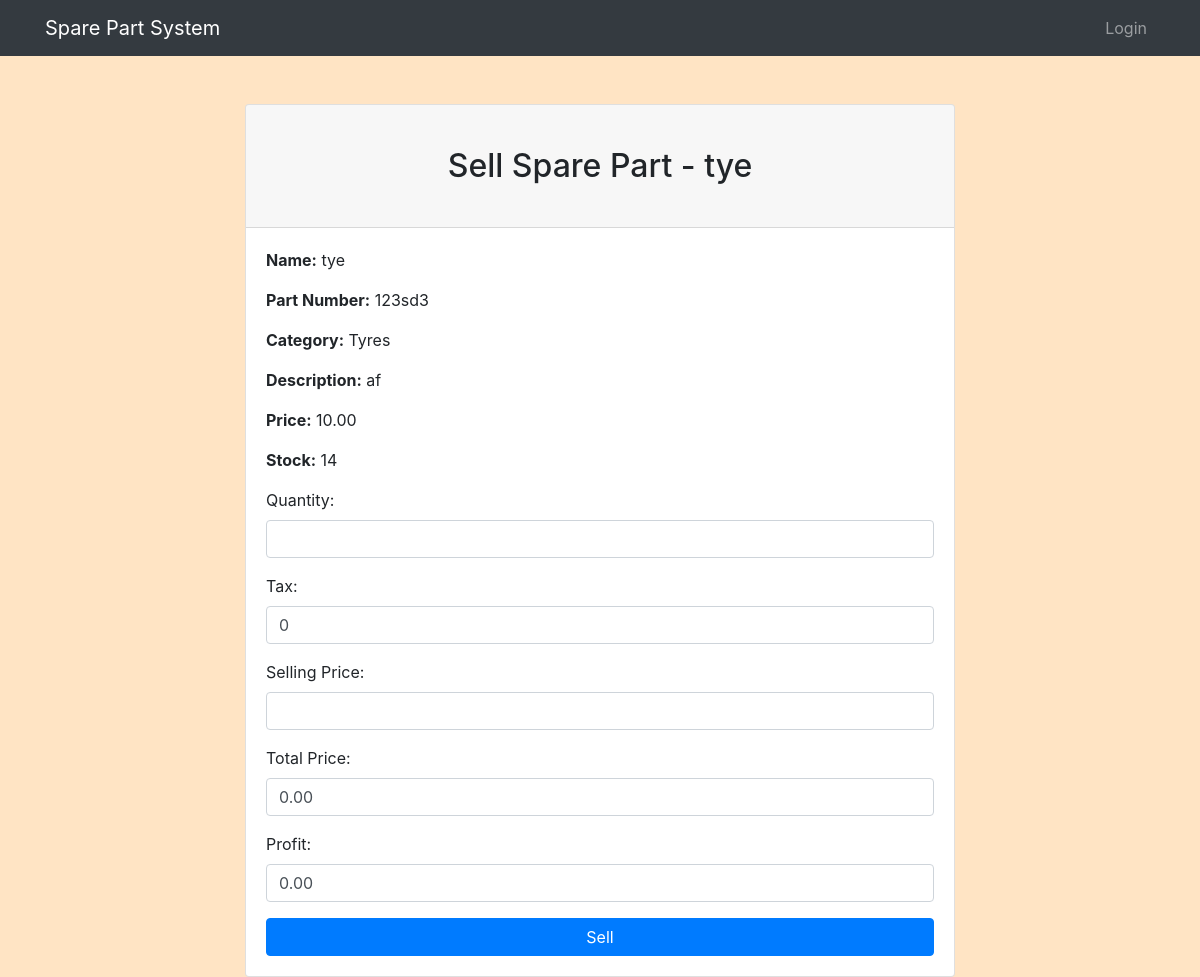
Page /sell/2/ on the committed database.
### myapp/models.py (models this page shows, shortened)
class SparePart(models.Model):
    category = models.ForeignKey(SparePartCategory, on_delete=models.CASCADE, related_name='spare_parts')
    name = models.CharField(max_length=100)
    part_number = models.CharField(max_length=100, unique=True)
    description = models.TextField(blank=True, null=True)
    price = models.DecimalField(max_digits=10, decimal_places=2)  # Selling price
    stock = models.PositiveIntegerField(default=0)
    image = models.ImageField(upload_to='spare_parts/', blank=True, null=True)

class SparePartCategory(models.Model):
    name = models.CharField(max_length=100, unique=True)
    description = models.TextField(blank=True, null=True)

### myapp/views.py (the view)
# urls.py: path('sell/<int:spare_part_id>/', views.sell_spare_part, name='sell_spare_part'),  # Include spare part ID in URL
def sell_spare_part(request, spare_part_id):
    spare_part = SparePart.objects.get(pk=spare_part_id)
    if request.method == 'POST':
        form = SaleForm(request.POST)
        if form.is_valid():
            sale = form.save(commit=False)
            sale.spare_part = spare_part
            if spare_part.stock >= sale.quantity:
                sale.total_amount = (sale.quantity * sale.selling_price) + sale.tax
                sale.profit =  (sale.quantity * sale.selling_price) - (sale.quantity * spare_part.price) - sale.tax
                sale.save()
                spare_part.stock -= sale.quantity
                spare_part.save()
                return redirect('home')
            else:
                form.add_error(None, 'Not enough stock available')
    else:
        form = SaleForm()
    return render(request, 'sell_spare_part.html', {'form': form, 'spare_part': spare_part})

### myapp/forms.py
class SaleForm(forms.ModelForm):
    selling_price = forms.DecimalField(label='Selling Price', required=True)
    class Meta:
        model = Sale
        fields = ['quantity', 'tax', 'selling_price']
        widgets = {
            'quantity': forms.NumberInput(attrs={'class': 'form-control'}),
            'selling_price': forms.NumberInput(attrs={'class': 'form-control'}),
            'tax': forms.NumberInput(attrs={'class': 'form-control'}),
        }
    def __init__(self, *args, **kwargs):
        super().__init__(*args, **kwargs)
        self.fields['selling_price'].widget.attrs.update({'class': 'form-control'})

### myapp/templates/sell_spare_part.html (shortened to what this page needs)
{% extends 'base.html' %}
{% block content %}
<div class="container">
    <div class="row justify-content-center">
        <div class="col-md-8">
            <div class="card mt-5">
                <div class="card-header">
                    <h2 class="text-center">Sell Spare Part - {{ spare_part.name }}</h2>
                </div>
                <div class="card-body">
                    <div>
                        <p><strong>Name:</strong> {{ spare_part.name }}</p>
                        <p><strong>Part Number:</strong> {{ spare_part.part_number }}</p>
                        <p><strong>Category:</strong> {{ spare_part.category.name }}</p>
                        <p><strong>Description:</strong> {{ spare_part.description }}</p>
                        <p><strong>Price:</strong> {{ spare_part.price }}</p>
                        <p><strong>Stock:</strong> {{ spare_part.stock }}</p>
                    </div>
                    <form method="post" action="{% url 'sell_spare_part' spare_part.id %}">
                        {{ form.as_p }}
                        <div class="form-group">
                            <label for="total_price">Total Price:</label>
                            <span id="total_price" class="form-control">0.00</span>
                        </div>
                        <div class="form-group">
                            <label for="profit">Profit:</label>
                            <span id="profit" class="form-control">0.00</span>
                        </div>
                        <button type="submit" class="btn btn-primary btn-block">Sell</button>
                    </form>
                </div>
            </div>
        </div>
    </div>
</div>
{% endblock content %}

### myapp/templates/base.html (style rules this page uses)
body { background-color: bisque; }
h1,h2,h3,h4,h5 { text-align: center; margin: 30px; }

### rows in the picture
SparePart: name "tye", part_number "123sd3", category.name "Tyres", description "af", price "10.00", stock "14"
